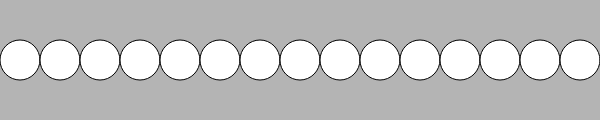
Frame 1 (no input)
Frame 60 (no input): identical to frame 1, image omitted
Frame 120 (the mouse pressed at the canvas centre since frame 60): identical to frame 1, image omitted

The p5.js sketch that drew this single still picture (run headless with seeded random() and noise() and a simulated clock; from frame 60 on, the mouse is pressed at the canvas centre):

// p5.js sketch
// ── sketch.js
function setup( ){
  createCanvas(600,120);
}

function draw( ){
  background(180);
  var x = 20;// declare and initialize a variable for the x location

  while(x<width){ // as long as x is less that the canvas width
    ellipse(x,60,40,40); //draw an ellipse at that x location
    x=x+40//increase the value of x by 100
  }

}
